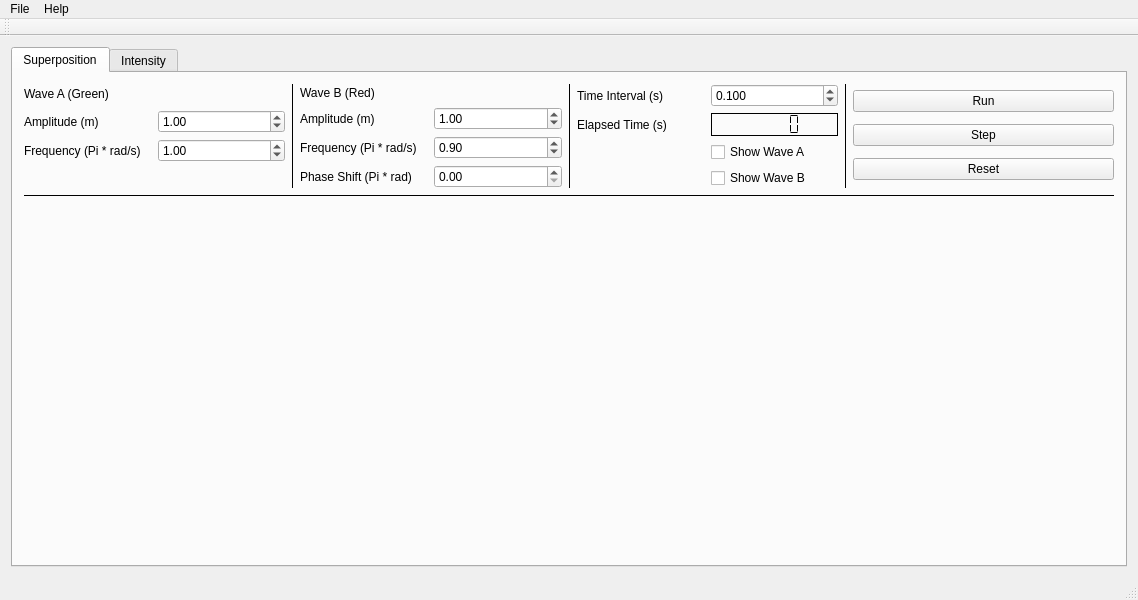
<?xml version="1.0" encoding="UTF-8"?>
<ui version="4.0">
 <class>MainWindow</class>
 <widget class="QMainWindow" name="MainWindow">
  <property name="geometry">
   <rect>
    <x>0</x>
    <y>0</y>
    <width>1138</width>
    <height>600</height>
   </rect>
  </property>
  <property name="windowTitle">
   <string>WaveLab</string>
  </property>
  <widget class="QWidget" name="centralWidget">
   <layout class="QGridLayout" name="gridLayout_5">
    <item row="0" column="0">
     <widget class="QTabWidget" name="tabWidget">
      <property name="currentIndex">
       <number>0</number>
      </property>
      <widget class="QWidget" name="tab_0">
       <attribute name="title">
        <string>Superposition</string>
       </attribute>
       <layout class="QGridLayout" name="gridLayout_7">
        <item row="0" column="0">
         <layout class="QGridLayout" name="gridLayout_4">
          <item row="0" column="0">
           <layout class="QGridLayout" name="gridLayout_2">
            <item row="0" column="0">
             <widget class="QLabel" name="label_8">
              <property name="text">
               <string>Wave A (Green)</string>
              </property>
             </widget>
            </item>
            <item row="1" column="0">
             <widget class="QLabel" name="label">
              <property name="text">
               <string>Amplitude (m)</string>
              </property>
             </widget>
            </item>
            <item row="1" column="1">
             <widget class="QDoubleSpinBox" name="wave1_amplitude">
              <property name="maximum">
               <double>360.000000000000000</double>
              </property>
              <property name="singleStep">
               <double>0.100000000000000</double>
              </property>
              <property name="value">
               <double>1.000000000000000</double>
              </property>
             </widget>
            </item>
            <item row="2" column="0">
             <widget class="QLabel" name="label_3">
              <property name="text">
               <string>Frequency (Pi * rad/s)</string>
              </property>
             </widget>
            </item>
            <item row="2" column="1">
             <widget class="QDoubleSpinBox" name="wave1_frequency">
              <property name="maximum">
               <double>360.000000000000000</double>
              </property>
              <property name="singleStep">
               <double>0.100000000000000</double>
              </property>
              <property name="value">
               <double>1.000000000000000</double>
              </property>
             </widget>
            </item>
            <item row="3" column="0">
             <widget class="QLabel" name="label_6">
              <property name="text">
               <string/>
              </property>
             </widget>
            </item>
           </layout>
          </item>
          <item row="0" column="1">
           <widget class="Line" name="line">
            <property name="frameShadow">
             <enum>QFrame::Plain</enum>
            </property>
            <property name="orientation">
             <enum>Qt::Vertical</enum>
            </property>
           </widget>
          </item>
          <item row="0" column="2">
           <layout class="QGridLayout" name="gridLayout">
            <item row="0" column="0">
             <widget class="QLabel" name="label_9">
              <property name="text">
               <string>Wave B (Red)</string>
              </property>
             </widget>
            </item>
            <item row="1" column="0">
             <widget class="QLabel" name="label_5">
              <property name="text">
               <string>Amplitude (m)</string>
              </property>
             </widget>
            </item>
            <item row="1" column="1">
             <widget class="QDoubleSpinBox" name="wave2_amplitude">
              <property name="maximum">
               <double>360.000000000000000</double>
              </property>
              <property name="singleStep">
               <double>0.100000000000000</double>
              </property>
              <property name="value">
               <double>1.000000000000000</double>
              </property>
             </widget>
            </item>
            <item row="2" column="0">
             <widget class="QLabel" name="label_4">
              <property name="text">
               <string>Frequency (Pi * rad/s)</string>
              </property>
             </widget>
            </item>
            <item row="2" column="1">
             <widget class="QDoubleSpinBox" name="wave2_frequency">
              <property name="maximum">
               <double>360.000000000000000</double>
              </property>
              <property name="singleStep">
               <double>0.100000000000000</double>
              </property>
              <property name="value">
               <double>0.900000000000000</double>
              </property>
             </widget>
            </item>
            <item row="3" column="0">
             <widget class="QLabel" name="label_7">
              <property name="text">
               <string>Phase Shift (Pi * rad)</string>
              </property>
             </widget>
            </item>
            <item row="3" column="1">
             <widget class="QDoubleSpinBox" name="phaseShift">
              <property name="maximum">
               <double>360.000000000000000</double>
              </property>
              <property name="singleStep">
               <double>0.100000000000000</double>
              </property>
             </widget>
            </item>
           </layout>
          </item>
          <item row="0" column="3">
           <widget class="Line" name="line_2">
            <property name="frameShadow">
             <enum>QFrame::Plain</enum>
            </property>
            <property name="orientation">
             <enum>Qt::Vertical</enum>
            </property>
           </widget>
          </item>
          <item row="0" column="5">
           <widget class="Line" name="line_3">
            <property name="frameShadow">
             <enum>QFrame::Plain</enum>
            </property>
            <property name="orientation">
             <enum>Qt::Vertical</enum>
            </property>
           </widget>
          </item>
          <item row="0" column="6">
           <layout class="QVBoxLayout" name="verticalLayout">
            <item>
             <widget class="QPushButton" name="runButton">
              <property name="text">
               <string>Run</string>
              </property>
             </widget>
            </item>
            <item>
             <widget class="QPushButton" name="stepButton">
              <property name="text">
               <string>Step</string>
              </property>
             </widget>
            </item>
            <item>
             <widget class="QPushButton" name="resetButton">
              <property name="text">
               <string>Reset</string>
              </property>
             </widget>
            </item>
           </layout>
          </item>
          <item row="1" column="0" colspan="7">
           <widget class="Line" name="line_4">
            <property name="frameShadow">
             <enum>QFrame::Plain</enum>
            </property>
            <property name="orientation">
             <enum>Qt::Horizontal</enum>
            </property>
           </widget>
          </item>
          <item row="0" column="4">
           <layout class="QGridLayout" name="gridLayout_3">
            <item row="0" column="0">
             <widget class="QLabel" name="label_10">
              <property name="text">
               <string>Time Interval (s)</string>
              </property>
             </widget>
            </item>
            <item row="0" column="1">
             <widget class="QDoubleSpinBox" name="time">
              <property name="decimals">
               <number>3</number>
              </property>
              <property name="minimum">
               <double>0.000000000000000</double>
              </property>
              <property name="singleStep">
               <double>0.100000000000000</double>
              </property>
              <property name="value">
               <double>0.100000000000000</double>
              </property>
             </widget>
            </item>
            <item row="1" column="0">
             <widget class="QLabel" name="label_2">
              <property name="text">
               <string>Elapsed Time (s)</string>
              </property>
             </widget>
            </item>
            <item row="1" column="1">
             <widget class="QLCDNumber" name="lcdNumber">
              <property name="frameShadow">
               <enum>QFrame::Plain</enum>
              </property>
              <property name="segmentStyle">
               <enum>QLCDNumber::Flat</enum>
              </property>
              <property name="value" stdset="0">
               <double>0.000000000000000</double>
              </property>
             </widget>
            </item>
            <item row="2" column="0">
             <widget class="QLabel" name="label_11">
              <property name="text">
               <string/>
              </property>
             </widget>
            </item>
            <item row="3" column="0">
             <widget class="QLabel" name="label_12">
              <property name="text">
               <string/>
              </property>
             </widget>
            </item>
            <item row="2" column="1">
             <widget class="QCheckBox" name="showWaveA">
              <property name="text">
               <string>Show Wave A</string>
              </property>
             </widget>
            </item>
            <item row="3" column="1">
             <widget class="QCheckBox" name="showWaveB">
              <property name="text">
               <string>Show Wave B</string>
              </property>
             </widget>
            </item>
           </layout>
          </item>
         </layout>
        </item>
        <item row="1" column="0">
         <layout class="QGridLayout" name="tab_0_layout">
          <property name="sizeConstraint">
           <enum>QLayout::SetDefaultConstraint</enum>
          </property>
          <item row="0" column="0">
           <spacer name="verticalSpacer_2">
            <property name="orientation">
             <enum>Qt::Vertical</enum>
            </property>
            <property name="sizeHint" stdset="0">
             <size>
              <width>20</width>
              <height>40</height>
             </size>
            </property>
           </spacer>
          </item>
         </layout>
        </item>
       </layout>
      </widget>
      <widget class="QWidget" name="tab_1">
       <attribute name="title">
        <string>Intensity</string>
       </attribute>
       <layout class="QGridLayout" name="gridLayout_6">
        <item row="0" column="0">
         <spacer name="horizontalSpacer">
          <property name="orientation">
           <enum>Qt::Horizontal</enum>
          </property>
          <property name="sizeHint" stdset="0">
           <size>
            <width>526</width>
            <height>99</height>
           </size>
          </property>
         </spacer>
        </item>
        <item row="0" column="1">
         <layout class="QVBoxLayout" name="verticalLayout_3">
          <item>
           <layout class="QHBoxLayout" name="horizontalLayout_4">
            <item>
             <widget class="QLabel" name="label_16">
              <property name="sizePolicy">
               <sizepolicy hsizetype="Minimum" vsizetype="Minimum">
                <horstretch>0</horstretch>
                <verstretch>0</verstretch>
               </sizepolicy>
              </property>
              <property name="text">
               <string>Render Delay</string>
              </property>
             </widget>
            </item>
            <item>
             <widget class="QSlider" name="int_speed">
              <property name="minimum">
               <number>0</number>
              </property>
              <property name="maximum">
               <number>500</number>
              </property>
              <property name="singleStep">
               <number>1</number>
              </property>
              <property name="value">
               <number>0</number>
              </property>
              <property name="sliderPosition">
               <number>0</number>
              </property>
              <property name="orientation">
               <enum>Qt::Horizontal</enum>
              </property>
              <property name="invertedControls">
               <bool>false</bool>
              </property>
             </widget>
            </item>
           </layout>
          </item>
         </layout>
        </item>
        <item row="0" column="2">
         <layout class="QHBoxLayout" name="horizontalLayout_7">
          <item>
           <layout class="QVBoxLayout" name="verticalLayout_5">
            <item>
             <layout class="QHBoxLayout" name="horizontalLayout">
              <item>
               <widget class="QLabel" name="label_13">
                <property name="layoutDirection">
                 <enum>Qt::RightToLeft</enum>
                </property>
                <property name="text">
                 <string>Slits</string>
                </property>
               </widget>
              </item>
              <item>
               <widget class="QSpinBox" name="slits">
                <property name="value">
                 <number>6</number>
                </property>
               </widget>
              </item>
             </layout>
            </item>
           </layout>
          </item>
          <item>
           <widget class="Line" name="line_5">
            <property name="frameShadow">
             <enum>QFrame::Plain</enum>
            </property>
            <property name="orientation">
             <enum>Qt::Vertical</enum>
            </property>
           </widget>
          </item>
          <item>
           <layout class="QVBoxLayout" name="verticalLayout_2">
            <item>
             <widget class="QPushButton" name="int_runButton">
              <property name="text">
               <string>Run</string>
              </property>
             </widget>
            </item>
            <item>
             <widget class="QPushButton" name="int_stepButton">
              <property name="text">
               <string>Step</string>
              </property>
             </widget>
            </item>
            <item>
             <widget class="QPushButton" name="int_resetButton">
              <property name="text">
               <string>Reset</string>
              </property>
             </widget>
            </item>
           </layout>
          </item>
         </layout>
        </item>
        <item row="1" column="0" colspan="3">
         <layout class="QGridLayout" name="tab_1_layout">
          <item row="0" column="0">
           <spacer name="verticalSpacer">
            <property name="orientation">
             <enum>Qt::Vertical</enum>
            </property>
            <property name="sizeHint" stdset="0">
             <size>
              <width>20</width>
              <height>40</height>
             </size>
            </property>
           </spacer>
          </item>
         </layout>
        </item>
       </layout>
      </widget>
     </widget>
    </item>
   </layout>
  </widget>
  <widget class="QMenuBar" name="menuBar">
   <property name="geometry">
    <rect>
     <x>0</x>
     <y>0</y>
     <width>1138</width>
     <height>22</height>
    </rect>
   </property>
   <widget class="QMenu" name="menuFile">
    <property name="title">
     <string>File</string>
    </property>
    <addaction name="actionClose"/>
   </widget>
   <widget class="QMenu" name="menuHelp">
    <property name="title">
     <string>Help</string>
    </property>
    <addaction name="actionAbout_WaveLab"/>
    <addaction name="actionAbout_Qt"/>
    <addaction name="actionWaveLab_Help"/>
   </widget>
   <addaction name="menuFile"/>
   <addaction name="menuHelp"/>
  </widget>
  <widget class="QToolBar" name="mainToolBar">
   <attribute name="toolBarArea">
    <enum>TopToolBarArea</enum>
   </attribute>
   <attribute name="toolBarBreak">
    <bool>false</bool>
   </attribute>
  </widget>
  <widget class="QStatusBar" name="statusBar"/>
  <action name="actionWave_Supperposition">
   <property name="text">
    <string>Wave Supperposition</string>
   </property>
  </action>
  <action name="actionVectors">
   <property name="text">
    <string>Vectors</string>
   </property>
  </action>
  <action name="actionAbout_WaveLab">
   <property name="text">
    <string>About WaveLab</string>
   </property>
  </action>
  <action name="actionClose">
   <property name="text">
    <string>Close</string>
   </property>
  </action>
  <action name="actionWaveLab_Help">
   <property name="text">
    <string>WaveLab Help</string>
   </property>
  </action>
  <action name="actionAbout_Qt">
   <property name="text">
    <string>About Qt</string>
   </property>
  </action>
 </widget>
 <layoutdefault spacing="6" margin="11"/>
 <resources/>
 <connections>
  <connection>
   <sender>actionClose</sender>
   <signal>triggered()</signal>
   <receiver>MainWindow</receiver>
   <slot>close()</slot>
   <hints>
    <hint type="sourcelabel">
     <x>-1</x>
     <y>-1</y>
    </hint>
    <hint type="destinationlabel">
     <x>353</x>
     <y>320</y>
    </hint>
   </hints>
  </connection>
 </connections>
</ui>
